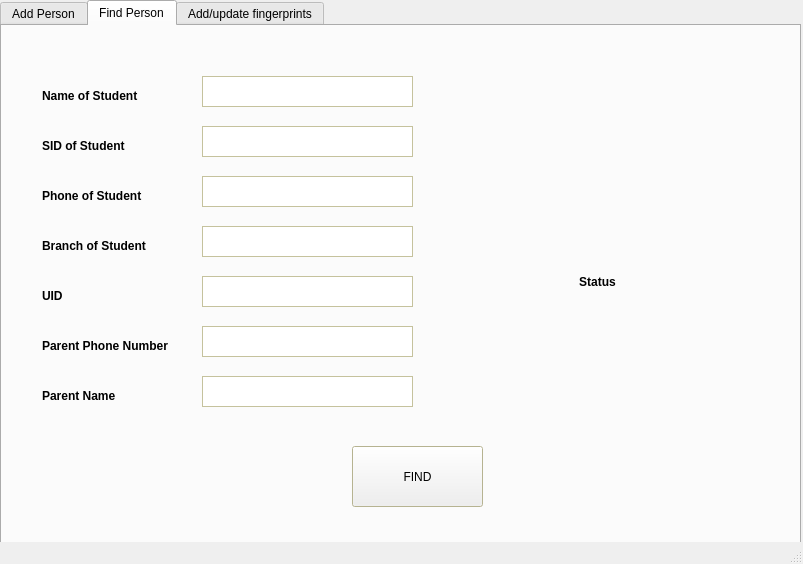
<?xml version="1.0" encoding="UTF-8"?>
<ui version="4.0">
 <class>MainWindow</class>
 <widget class="QMainWindow" name="MainWindow">
  <property name="geometry">
   <rect>
    <x>0</x>
    <y>0</y>
    <width>803</width>
    <height>564</height>
   </rect>
  </property>
  <property name="windowTitle">
   <string>Automatic Attendance System</string>
  </property>
  <property name="windowIcon">
   <iconset>
    <normaloff>../../../Downloads/PEC logo Since 1921 (1).png</normaloff>../../../Downloads/PEC logo Since 1921 (1).png</iconset>
  </property>
  <widget class="QWidget" name="centralwidget">
   <widget class="QTabWidget" name="tabWidget">
    <property name="geometry">
     <rect>
      <x>0</x>
      <y>0</y>
      <width>801</width>
      <height>581</height>
     </rect>
    </property>
    <property name="styleSheet">
     <string notr="true"/>
    </property>
    <property name="currentIndex">
     <number>1</number>
    </property>
    <property name="tabsClosable">
     <bool>false</bool>
    </property>
    <property name="movable">
     <bool>false</bool>
    </property>
    <widget class="QWidget" name="tab1">
     <property name="palette">
      <palette>
       <active>
        <colorrole role="Base">
         <brush brushstyle="SolidPattern">
          <color alpha="255">
           <red>255</red>
           <green>255</green>
           <blue>255</blue>
          </color>
         </brush>
        </colorrole>
        <colorrole role="Window">
         <brush brushstyle="SolidPattern">
          <color alpha="255">
           <red>255</red>
           <green>184</green>
           <blue>191</blue>
          </color>
         </brush>
        </colorrole>
       </active>
       <inactive>
        <colorrole role="Base">
         <brush brushstyle="SolidPattern">
          <color alpha="255">
           <red>255</red>
           <green>255</green>
           <blue>255</blue>
          </color>
         </brush>
        </colorrole>
        <colorrole role="Window">
         <brush brushstyle="SolidPattern">
          <color alpha="255">
           <red>255</red>
           <green>184</green>
           <blue>191</blue>
          </color>
         </brush>
        </colorrole>
       </inactive>
       <disabled>
        <colorrole role="Base">
         <brush brushstyle="SolidPattern">
          <color alpha="255">
           <red>255</red>
           <green>184</green>
           <blue>191</blue>
          </color>
         </brush>
        </colorrole>
        <colorrole role="Window">
         <brush brushstyle="SolidPattern">
          <color alpha="255">
           <red>255</red>
           <green>184</green>
           <blue>191</blue>
          </color>
         </brush>
        </colorrole>
       </disabled>
      </palette>
     </property>
     <attribute name="title">
      <string>Add Person</string>
     </attribute>
     <widget class="QTextEdit" name="name_of_student">
      <property name="geometry">
       <rect>
        <x>200</x>
        <y>50</y>
        <width>211</width>
        <height>31</height>
       </rect>
      </property>
     </widget>
     <widget class="QLabel" name="label">
      <property name="geometry">
       <rect>
        <x>40</x>
        <y>60</y>
        <width>111</width>
        <height>20</height>
       </rect>
      </property>
      <property name="font">
       <font>
        <weight>75</weight>
        <bold>true</bold>
       </font>
      </property>
      <property name="text">
       <string>Name of Student</string>
      </property>
      <property name="alignment">
       <set>Qt::AlignLeading|Qt::AlignLeft|Qt::AlignVCenter</set>
      </property>
     </widget>
     <widget class="QTextEdit" name="sid_of_student">
      <property name="geometry">
       <rect>
        <x>200</x>
        <y>100</y>
        <width>211</width>
        <height>31</height>
       </rect>
      </property>
     </widget>
     <widget class="QLabel" name="label_3">
      <property name="geometry">
       <rect>
        <x>40</x>
        <y>110</y>
        <width>111</width>
        <height>20</height>
       </rect>
      </property>
      <property name="font">
       <font>
        <weight>75</weight>
        <bold>true</bold>
       </font>
      </property>
      <property name="text">
       <string>SID of Student</string>
      </property>
      <property name="alignment">
       <set>Qt::AlignLeading|Qt::AlignLeft|Qt::AlignVCenter</set>
      </property>
     </widget>
     <widget class="QTextEdit" name="phone_number_student">
      <property name="geometry">
       <rect>
        <x>200</x>
        <y>150</y>
        <width>211</width>
        <height>31</height>
       </rect>
      </property>
     </widget>
     <widget class="QLabel" name="label_4">
      <property name="geometry">
       <rect>
        <x>40</x>
        <y>160</y>
        <width>121</width>
        <height>20</height>
       </rect>
      </property>
      <property name="font">
       <font>
        <weight>75</weight>
        <bold>true</bold>
       </font>
      </property>
      <property name="text">
       <string>Phone of Student</string>
      </property>
      <property name="alignment">
       <set>Qt::AlignLeading|Qt::AlignLeft|Qt::AlignVCenter</set>
      </property>
     </widget>
     <widget class="QTextEdit" name="branch_of_student">
      <property name="geometry">
       <rect>
        <x>200</x>
        <y>200</y>
        <width>211</width>
        <height>31</height>
       </rect>
      </property>
      <property name="readOnly">
       <bool>false</bool>
      </property>
     </widget>
     <widget class="QLabel" name="label_5">
      <property name="geometry">
       <rect>
        <x>40</x>
        <y>210</y>
        <width>141</width>
        <height>20</height>
       </rect>
      </property>
      <property name="font">
       <font>
        <weight>75</weight>
        <bold>true</bold>
       </font>
      </property>
      <property name="text">
       <string>Branch of Student</string>
      </property>
     </widget>
     <widget class="QTextEdit" name="uid_of_student">
      <property name="geometry">
       <rect>
        <x>200</x>
        <y>250</y>
        <width>211</width>
        <height>31</height>
       </rect>
      </property>
     </widget>
     <widget class="QLabel" name="label_6">
      <property name="geometry">
       <rect>
        <x>40</x>
        <y>260</y>
        <width>111</width>
        <height>20</height>
       </rect>
      </property>
      <property name="font">
       <font>
        <weight>75</weight>
        <bold>true</bold>
       </font>
      </property>
      <property name="text">
       <string>UID</string>
      </property>
     </widget>
     <widget class="QTextEdit" name="phone_parent">
      <property name="geometry">
       <rect>
        <x>200</x>
        <y>300</y>
        <width>211</width>
        <height>31</height>
       </rect>
      </property>
     </widget>
     <widget class="QLabel" name="label_7">
      <property name="geometry">
       <rect>
        <x>40</x>
        <y>310</y>
        <width>151</width>
        <height>20</height>
       </rect>
      </property>
      <property name="font">
       <font>
        <weight>75</weight>
        <bold>true</bold>
       </font>
      </property>
      <property name="text">
       <string>Parent Phone Number</string>
      </property>
     </widget>
     <widget class="QTextEdit" name="name_parent">
      <property name="geometry">
       <rect>
        <x>200</x>
        <y>350</y>
        <width>211</width>
        <height>31</height>
       </rect>
      </property>
     </widget>
     <widget class="QLabel" name="label_8">
      <property name="geometry">
       <rect>
        <x>40</x>
        <y>360</y>
        <width>111</width>
        <height>20</height>
       </rect>
      </property>
      <property name="font">
       <font>
        <weight>75</weight>
        <bold>true</bold>
       </font>
      </property>
      <property name="text">
       <string>Parent Name</string>
      </property>
     </widget>
     <widget class="QPushButton" name="getrfid">
      <property name="geometry">
       <rect>
        <x>430</x>
        <y>250</y>
        <width>93</width>
        <height>28</height>
       </rect>
      </property>
      <property name="text">
       <string>Scan RFID</string>
      </property>
     </widget>
     <widget class="QPushButton" name="addpersontodatabase">
      <property name="geometry">
       <rect>
        <x>330</x>
        <y>430</y>
        <width>171</width>
        <height>28</height>
       </rect>
      </property>
      <property name="text">
       <string>Add Person To Database</string>
      </property>
     </widget>
     <widget class="QLabel" name="label_17">
      <property name="geometry">
       <rect>
        <x>510</x>
        <y>40</y>
        <width>211</width>
        <height>131</height>
       </rect>
      </property>
      <property name="text">
       <string/>
      </property>
      <property name="pixmap">
       <pixmap>../../../Downloads/PEC logo Since 1921 (1).png</pixmap>
      </property>
      <property name="scaledContents">
       <bool>true</bool>
      </property>
     </widget>
    </widget>
    <widget class="QWidget" name="tab2">
     <property name="palette">
      <palette>
       <active>
        <colorrole role="Base">
         <brush brushstyle="SolidPattern">
          <color alpha="255">
           <red>255</red>
           <green>255</green>
           <blue>255</blue>
          </color>
         </brush>
        </colorrole>
        <colorrole role="Window">
         <brush brushstyle="SolidPattern">
          <color alpha="255">
           <red>255</red>
           <green>251</green>
           <blue>203</blue>
          </color>
         </brush>
        </colorrole>
       </active>
       <inactive>
        <colorrole role="Base">
         <brush brushstyle="SolidPattern">
          <color alpha="255">
           <red>255</red>
           <green>255</green>
           <blue>255</blue>
          </color>
         </brush>
        </colorrole>
        <colorrole role="Window">
         <brush brushstyle="SolidPattern">
          <color alpha="255">
           <red>255</red>
           <green>251</green>
           <blue>203</blue>
          </color>
         </brush>
        </colorrole>
       </inactive>
       <disabled>
        <colorrole role="Base">
         <brush brushstyle="SolidPattern">
          <color alpha="255">
           <red>255</red>
           <green>251</green>
           <blue>203</blue>
          </color>
         </brush>
        </colorrole>
        <colorrole role="Window">
         <brush brushstyle="SolidPattern">
          <color alpha="255">
           <red>255</red>
           <green>251</green>
           <blue>203</blue>
          </color>
         </brush>
        </colorrole>
       </disabled>
      </palette>
     </property>
     <attribute name="title">
      <string>Find Person</string>
     </attribute>
     <widget class="QTextEdit" name="phone_number_student_2">
      <property name="geometry">
       <rect>
        <x>200</x>
        <y>150</y>
        <width>211</width>
        <height>31</height>
       </rect>
      </property>
      <property name="readOnly">
       <bool>true</bool>
      </property>
     </widget>
     <widget class="QLabel" name="label_9">
      <property name="geometry">
       <rect>
        <x>40</x>
        <y>160</y>
        <width>121</width>
        <height>20</height>
       </rect>
      </property>
      <property name="font">
       <font>
        <weight>75</weight>
        <bold>true</bold>
       </font>
      </property>
      <property name="text">
       <string>Phone of Student</string>
      </property>
      <property name="alignment">
       <set>Qt::AlignLeading|Qt::AlignLeft|Qt::AlignVCenter</set>
      </property>
     </widget>
     <widget class="QTextEdit" name="name_of_student_2">
      <property name="geometry">
       <rect>
        <x>200</x>
        <y>50</y>
        <width>211</width>
        <height>31</height>
       </rect>
      </property>
      <property name="readOnly">
       <bool>true</bool>
      </property>
     </widget>
     <widget class="QLabel" name="label_10">
      <property name="geometry">
       <rect>
        <x>40</x>
        <y>110</y>
        <width>111</width>
        <height>20</height>
       </rect>
      </property>
      <property name="font">
       <font>
        <weight>75</weight>
        <bold>true</bold>
       </font>
      </property>
      <property name="text">
       <string>SID of Student</string>
      </property>
      <property name="alignment">
       <set>Qt::AlignLeading|Qt::AlignLeft|Qt::AlignVCenter</set>
      </property>
     </widget>
     <widget class="QTextEdit" name="branch_of_student_2">
      <property name="geometry">
       <rect>
        <x>200</x>
        <y>200</y>
        <width>211</width>
        <height>31</height>
       </rect>
      </property>
      <property name="readOnly">
       <bool>true</bool>
      </property>
     </widget>
     <widget class="QLabel" name="label_11">
      <property name="geometry">
       <rect>
        <x>40</x>
        <y>60</y>
        <width>111</width>
        <height>20</height>
       </rect>
      </property>
      <property name="font">
       <font>
        <weight>75</weight>
        <bold>true</bold>
       </font>
      </property>
      <property name="text">
       <string>Name of Student</string>
      </property>
      <property name="alignment">
       <set>Qt::AlignLeading|Qt::AlignLeft|Qt::AlignVCenter</set>
      </property>
     </widget>
     <widget class="QTextEdit" name="sid_of_student_2">
      <property name="geometry">
       <rect>
        <x>200</x>
        <y>100</y>
        <width>211</width>
        <height>31</height>
       </rect>
      </property>
      <property name="readOnly">
       <bool>true</bool>
      </property>
     </widget>
     <widget class="QLabel" name="label_12">
      <property name="geometry">
       <rect>
        <x>40</x>
        <y>260</y>
        <width>111</width>
        <height>20</height>
       </rect>
      </property>
      <property name="font">
       <font>
        <weight>75</weight>
        <bold>true</bold>
       </font>
      </property>
      <property name="text">
       <string>UID</string>
      </property>
     </widget>
     <widget class="QLabel" name="label_13">
      <property name="geometry">
       <rect>
        <x>40</x>
        <y>210</y>
        <width>141</width>
        <height>20</height>
       </rect>
      </property>
      <property name="font">
       <font>
        <weight>75</weight>
        <bold>true</bold>
       </font>
      </property>
      <property name="text">
       <string>Branch of Student</string>
      </property>
     </widget>
     <widget class="QLabel" name="label_14">
      <property name="geometry">
       <rect>
        <x>40</x>
        <y>360</y>
        <width>111</width>
        <height>20</height>
       </rect>
      </property>
      <property name="font">
       <font>
        <weight>75</weight>
        <bold>true</bold>
       </font>
      </property>
      <property name="text">
       <string>Parent Name</string>
      </property>
     </widget>
     <widget class="QTextEdit" name="name_parent_2">
      <property name="geometry">
       <rect>
        <x>200</x>
        <y>350</y>
        <width>211</width>
        <height>31</height>
       </rect>
      </property>
      <property name="readOnly">
       <bool>true</bool>
      </property>
     </widget>
     <widget class="QTextEdit" name="uid_of_student_2">
      <property name="geometry">
       <rect>
        <x>200</x>
        <y>250</y>
        <width>211</width>
        <height>31</height>
       </rect>
      </property>
      <property name="readOnly">
       <bool>true</bool>
      </property>
     </widget>
     <widget class="QLabel" name="label_15">
      <property name="geometry">
       <rect>
        <x>40</x>
        <y>310</y>
        <width>151</width>
        <height>20</height>
       </rect>
      </property>
      <property name="font">
       <font>
        <weight>75</weight>
        <bold>true</bold>
       </font>
      </property>
      <property name="text">
       <string>Parent Phone Number</string>
      </property>
     </widget>
     <widget class="QTextEdit" name="phone_parent_2">
      <property name="geometry">
       <rect>
        <x>200</x>
        <y>300</y>
        <width>211</width>
        <height>31</height>
       </rect>
      </property>
      <property name="readOnly">
       <bool>true</bool>
      </property>
     </widget>
     <widget class="QLabel" name="status_find_person">
      <property name="geometry">
       <rect>
        <x>490</x>
        <y>210</y>
        <width>211</width>
        <height>91</height>
       </rect>
      </property>
      <property name="font">
       <font>
        <weight>75</weight>
        <bold>true</bold>
       </font>
      </property>
      <property name="text">
       <string>Status</string>
      </property>
      <property name="alignment">
       <set>Qt::AlignCenter</set>
      </property>
      <property name="wordWrap">
       <bool>true</bool>
      </property>
     </widget>
     <widget class="QPushButton" name="find_person">
      <property name="geometry">
       <rect>
        <x>350</x>
        <y>420</y>
        <width>131</width>
        <height>61</height>
       </rect>
      </property>
      <property name="text">
       <string>FIND</string>
      </property>
     </widget>
     <widget class="QLabel" name="label_16">
      <property name="geometry">
       <rect>
        <x>510</x>
        <y>40</y>
        <width>211</width>
        <height>131</height>
       </rect>
      </property>
      <property name="text">
       <string/>
      </property>
      <property name="pixmap">
       <pixmap>../../../Downloads/PEC logo Since 1921 (1).png</pixmap>
      </property>
      <property name="scaledContents">
       <bool>true</bool>
      </property>
     </widget>
    </widget>
    <widget class="QWidget" name="tab3">
     <attribute name="title">
      <string>Add/update fingerprints</string>
     </attribute>
    </widget>
   </widget>
  </widget>
  <widget class="QStatusBar" name="statusbar"/>
 </widget>
 <resources/>
 <connections/>
</ui>
